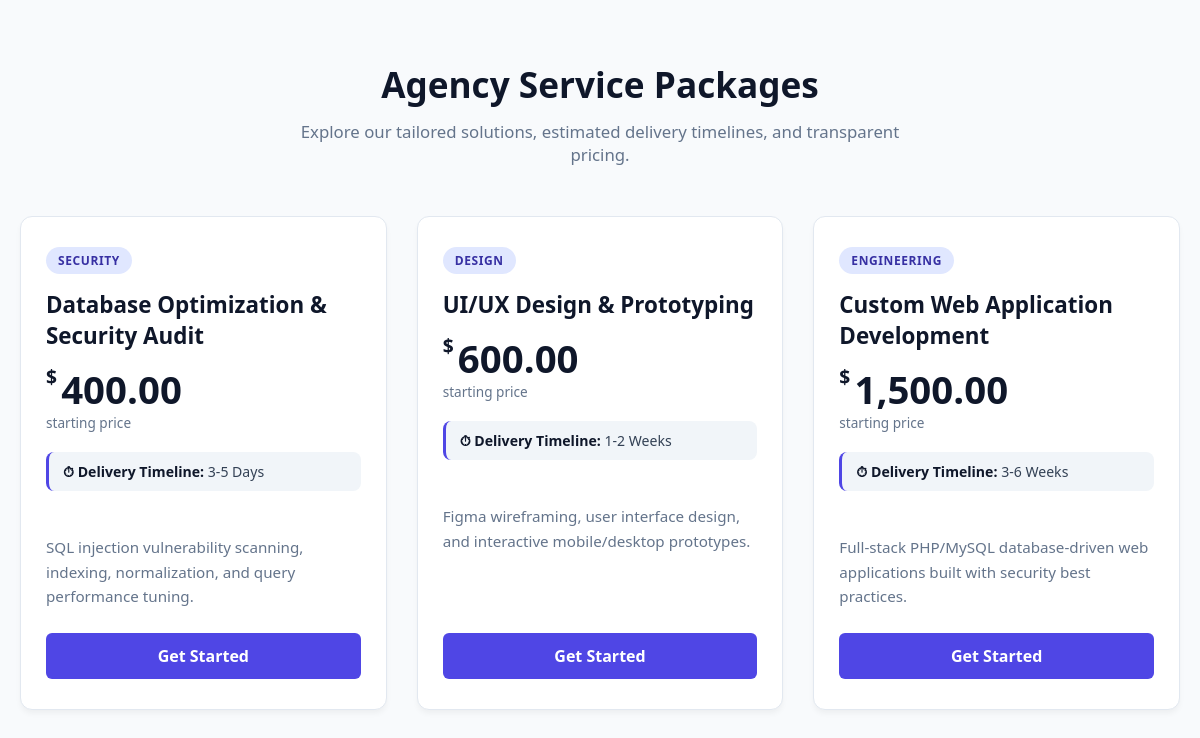
The page /packages.php on the database its author committed.
### tables this page shows
CREATE TABLE IF NOT EXISTS service_packages (
    id INT UNSIGNED AUTO_INCREMENT PRIMARY KEY,
    title VARCHAR(150) NOT NULL,
    category VARCHAR(50) NOT NULL,
    description TEXT NOT NULL,
    estimated_timeline VARCHAR(50) NOT NULL,
    starting_price DECIMAL(10, 2) NOT NULL,
    is_active TINYINT(1) DEFAULT 1,
    created_at TIMESTAMP DEFAULT CURRENT_TIMESTAMP,
    INDEX idx_category (category)
);

### config/db.php (called while the page is built, shortened)
<?php
class Database {
    private static ?Database $instance = null;
    private ?PDO $pdo = null;
    private string $host = 'localhost';
    private string $dbname = 'novadesk_db';
    private string $username = 'root';
    private string $password = '';
    private string $charset = 'utf8mb4';
    private function __construct() {
        $dsn = "mysql:host={$this->host};dbname={$this->dbname};charset={$this->charset}";
        $options = [
            PDO::ATTR_ERRMODE            => PDO::ERRMODE_EXCEPTION,
            PDO::ATTR_DEFAULT_FETCH_MODE => PDO::FETCH_ASSOC,
            PDO::ATTR_EMULATE_PREPARES   => false,
            PDO::MYSQL_ATTR_INIT_COMMAND => "SET NAMES {$this->charset}"
        ];
        try {
            $this->pdo = new PDO($dsn, $this->username, $this->password, $options);
        } catch (PDOException $e) {
            error_log("Database Connection Error: " . $e->getMessage());
            die("Database Connection Failed. Please try again later.");
        }
    }
    public static function getInstance(): Database {
        if (self::$instance === null) {
            self::$instance = new Database();
        }
        return self::$instance;
    }
    public function runQuery(string $sql, array $params = []): \PDOStatement {
        $stmt = $this->pdo->prepare($sql);
        $stmt->execute($params);
        return $stmt;
    }
}

### includes/security.php (called while the page is built, shortened)
<?php
function e($value, string $encoding = 'UTF-8') {
    if (is_numeric($value) || is_bool($value)) {
        return $value;
    }
    return htmlspecialchars((string)$value, ENT_QUOTES | ENT_SUBSTITUTE | ENT_HTML5, $encoding);
}
function e_attr($value): string {
    return e($value);
}

### packages.php (the view, shortened to what this page needs)
<?php
require_once __DIR__ . '/config/db.php';
require_once __DIR__ . '/includes/security.php';
$packages = [];
$error = '';
try {
    $stmt = Database::getInstance()->runQuery(
        "SELECT id, title, category, description, estimated_timeline, starting_price
         FROM service_packages
         WHERE is_active = 1
         ORDER BY starting_price ASC"
    );
    $packages = $stmt->fetchAll(PDO::FETCH_ASSOC);
} catch (PDOException $e) {
    error_log($e->getMessage());
    $error = "Unable to load service packages at this time. Please try again later.";
}
?>
<!DOCTYPE html>
<html lang="en">
<head>
    <link rel="stylesheet" href="assets/css/packages.css">
</head>
<body>
<section class="pricing-section">
    <div class="pricing-header">
        <h2>Agency Service Packages</h2>
        <p>Explore our tailored solutions, estimated delivery timelines, and transparent pricing.</p>
    </div>
    <?php if (!empty($error)): ?>
        <div class="alert-error"><?= e($error) ?></div>
    <?php else: ?>
        <div class="pricing-grid">
            <?php foreach ($packages as $package): ?>
                <div class="package-card">
                    <div class="category-badge"><?= e($package['category']) ?></div>
                    <h3 class="package-title"><?= e($package['title']) ?></h3>
                    <div class="package-price">
                        <span class="currency">$</span>
                        <span class="amount"><?= e(number_format($package['starting_price'], 2)) ?></span>
                        <span class="cycle">starting price</span>
                    </div>
                    <div class="package-timeline">
                        <strong>⏱ Delivery Timeline:</strong> <?= e($package['estimated_timeline']) ?>
                    </div>
                    <div class="package-description">
                        <?= e($package['description']) ?>
                    </div>
                    <a href="auth/register.php?package_id=<?= e_attr($package['id']) ?>" class="btn-package">
                        Get Started
                    </a>
                </div>
            <?php endforeach; ?>
        </div>
    <?php endif; ?>
</section>
</body>
</html>

### assets/css/packages.css (style rules this page uses)
:root { --primary: #4f46e5; --primary-hover: #4338ca; --text-dark: #0f172a; --text-muted: #64748b; --bg-light: #f8fafc; --card-bg: #ffffff; --border-color: #e2e8f0; --badge-bg: #e0e7ff; --badge-text: #3730a3; }
* { box-sizing: border-box; margin: 0; padding: 0; font-family: 'Segoe UI', Tahoma, Geneva, Verdana, sans-serif; }
body { background-color: var(--bg-light); color: var(--text-dark); }
.pricing-section { padding: 60px 20px; min-height: 100vh; }
.pricing-header { text-align: center; max-width: 600px; margin: 0 auto 50px; }
.pricing-header h2 { font-size: 2.2rem; color: var(--text-dark); margin-bottom: 12px; }
.pricing-header p { color: var(--text-muted); font-size: 1.05rem; }
.pricing-grid { display: grid; grid-template-columns: repeat(auto-fit, minmax(300px, 1fr)); gap: 30px; max-width: 1200px; margin: 0 auto; align-items: stretch; }
.package-card { background: var(--card-bg); border: 1px solid var(--border-color); border-radius: 12px; padding: 30px 25px; display: flex; flex-direction: column; position: relative; box-shadow: 0 4px 6px -1px rgba(0, 0, 0, 0.05); transition: transform 0.2s ease, box-shadow 0.2s ease; }
.category-badge { display: inline-block; align-self: flex-start; background: var(--badge-bg); color: var(--badge-text); font-size: 0.75rem; font-weight: 700; text-transform: uppercase; letter-spacing: 0.05em; padding: 5px 12px; border-radius: 20px; margin-bottom: 15px; }
.package-title { font-size: 1.4rem; color: var(--text-dark); margin-bottom: 12px; }
.package-price { margin-bottom: 20px; }
.package-price .currency { font-size: 1.2rem; font-weight: 600; color: var(--text-dark); vertical-align: top; }
.package-price .amount { font-size: 2.4rem; font-weight: 800; color: var(--text-dark); }
.package-price .cycle { color: var(--text-muted); font-size: 0.85rem; display: block; margin-top: -2px; }
.package-timeline { font-size: 0.88rem; color: #334155; background: #f1f5f9; padding: 10px 14px; border-radius: 8px; margin-bottom: 20px; border-left: 3px solid var(--primary); }
.package-timeline strong { color: var(--text-dark); }
.package-description { color: var(--text-muted); font-size: 0.95rem; line-height: 1.6; margin-bottom: 25px; flex-grow: 1; white-space: pre-line; }
.btn-package { display: block; text-align: center; padding: 12px; border-radius: 6px; font-size: 1rem; font-weight: 600; text-decoration: none; background: var(--primary); color: white; transition: background 0.2s ease; }

### rows shown on the page
service_packages: category "SECURITY", title "Database Optimization & Security Audit", starting_price "400.00", estimated_timeline "3-5 Days", description "SQL injection vulnerability scanning, indexing, normalization, and query performance tuning."
service_packages: category "DESIGN", title "UI/UX Design & Prototyping", starting_price "600.00", estimated_timeline "1-2 Weeks", description "Figma wireframing, user interface design, and interactive mobile/desktop prototypes."
service_packages: category "ENGINEERING", title "Custom Web Application Development", starting_price "1,500.00", estimated_timeline "3-6 Weeks", description "Full-stack PHP/MySQL database-driven web applications built with security best practices."
